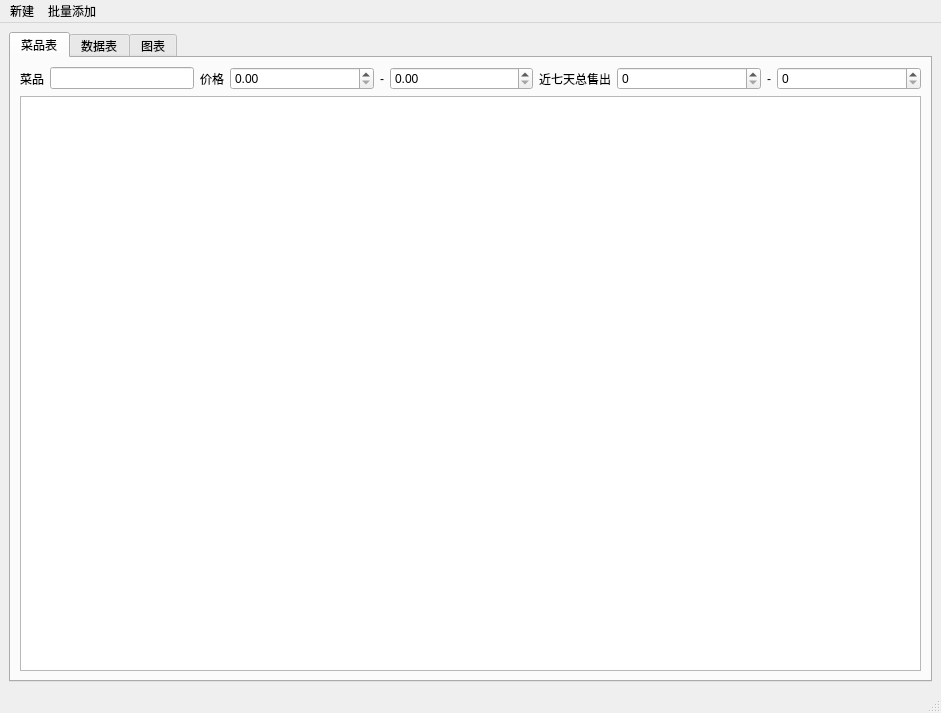
<?xml version="1.0" encoding="UTF-8"?>
<ui version="4.0">
 <class>MainWindow</class>
 <widget class="QMainWindow" name="MainWindow">
  <property name="geometry">
   <rect>
    <x>0</x>
    <y>0</y>
    <width>941</width>
    <height>713</height>
   </rect>
  </property>
  <property name="windowTitle">
   <string>流水管理系统</string>
  </property>
  <widget class="QWidget" name="centralwidget">
   <layout class="QGridLayout" name="gridLayout">
    <item row="2" column="0">
     <widget class="QTabWidget" name="tabWidget">
      <property name="currentIndex">
       <number>0</number>
      </property>
      <widget class="QWidget" name="dish_table_tab">
       <attribute name="title">
        <string>菜品表</string>
       </attribute>
       <layout class="QGridLayout" name="gridLayout_2">
        <item row="1" column="0">
         <widget class="QTableView" name="dish_tableView">
          <property name="focusPolicy">
           <enum>Qt::NoFocus</enum>
          </property>
          <property name="locale">
           <locale language="Chinese" country="China"/>
          </property>
          <property name="sizeAdjustPolicy">
           <enum>QAbstractScrollArea::AdjustToContents</enum>
          </property>
          <property name="editTriggers">
           <set>QAbstractItemView::NoEditTriggers</set>
          </property>
          <property name="selectionBehavior">
           <enum>QAbstractItemView::SelectRows</enum>
          </property>
          <property name="sortingEnabled">
           <bool>true</bool>
          </property>
          <attribute name="horizontalHeaderStretchLastSection">
           <bool>true</bool>
          </attribute>
          <attribute name="verticalHeaderDefaultSectionSize">
           <number>50</number>
          </attribute>
         </widget>
        </item>
        <item row="0" column="0">
         <layout class="QHBoxLayout" name="horizontalLayout">
          <item>
           <widget class="QLabel" name="label">
            <property name="text">
             <string>菜品</string>
            </property>
            <property name="alignment">
             <set>Qt::AlignCenter</set>
            </property>
           </widget>
          </item>
          <item>
           <widget class="QLineEdit" name="dish_lineEdit">
            <property name="sizePolicy">
             <sizepolicy hsizetype="Expanding" vsizetype="Fixed">
              <horstretch>0</horstretch>
              <verstretch>0</verstretch>
             </sizepolicy>
            </property>
            <property name="locale">
             <locale language="Chinese" country="China"/>
            </property>
           </widget>
          </item>
          <item>
           <widget class="QLabel" name="label_2">
            <property name="text">
             <string>价格</string>
            </property>
            <property name="alignment">
             <set>Qt::AlignCenter</set>
            </property>
            <property name="wordWrap">
             <bool>true</bool>
            </property>
           </widget>
          </item>
          <item>
           <widget class="QDoubleSpinBox" name="lower_price_doubleSpinBox">
            <property name="sizePolicy">
             <sizepolicy hsizetype="Expanding" vsizetype="Fixed">
              <horstretch>0</horstretch>
              <verstretch>0</verstretch>
             </sizepolicy>
            </property>
            <property name="maximum">
             <double>9999.000000000000000</double>
            </property>
           </widget>
          </item>
          <item>
           <widget class="QLabel" name="label_3">
            <property name="layoutDirection">
             <enum>Qt::LeftToRight</enum>
            </property>
            <property name="text">
             <string>-</string>
            </property>
            <property name="alignment">
             <set>Qt::AlignCenter</set>
            </property>
            <property name="wordWrap">
             <bool>true</bool>
            </property>
           </widget>
          </item>
          <item>
           <widget class="QDoubleSpinBox" name="higher_price_doubleSpinBox">
            <property name="sizePolicy">
             <sizepolicy hsizetype="Expanding" vsizetype="Fixed">
              <horstretch>0</horstretch>
              <verstretch>0</verstretch>
             </sizepolicy>
            </property>
            <property name="maximum">
             <double>9999.000000000000000</double>
            </property>
           </widget>
          </item>
          <item>
           <widget class="QLabel" name="label_4">
            <property name="text">
             <string>近七天总售出</string>
            </property>
            <property name="alignment">
             <set>Qt::AlignCenter</set>
            </property>
           </widget>
          </item>
          <item>
           <widget class="QSpinBox" name="lower_week_sell_spinBox">
            <property name="sizePolicy">
             <sizepolicy hsizetype="Expanding" vsizetype="Fixed">
              <horstretch>0</horstretch>
              <verstretch>0</verstretch>
             </sizepolicy>
            </property>
            <property name="maximum">
             <number>999999</number>
            </property>
           </widget>
          </item>
          <item>
           <widget class="QLabel" name="label_5">
            <property name="text">
             <string>-</string>
            </property>
            <property name="alignment">
             <set>Qt::AlignCenter</set>
            </property>
            <property name="wordWrap">
             <bool>true</bool>
            </property>
           </widget>
          </item>
          <item>
           <widget class="QSpinBox" name="higher_week_sell_spinBox">
            <property name="sizePolicy">
             <sizepolicy hsizetype="Expanding" vsizetype="Minimum">
              <horstretch>0</horstretch>
              <verstretch>0</verstretch>
             </sizepolicy>
            </property>
            <property name="maximum">
             <number>999999</number>
            </property>
           </widget>
          </item>
         </layout>
        </item>
       </layout>
      </widget>
      <widget class="QWidget" name="dish_data_tab">
       <attribute name="title">
        <string>数据表</string>
       </attribute>
       <layout class="QGridLayout" name="gridLayout_3">
        <item row="0" column="0">
         <layout class="QHBoxLayout" name="horizontalLayout_2">
          <item>
           <widget class="QLabel" name="label_7">
            <property name="text">
             <string>开始日期</string>
            </property>
           </widget>
          </item>
          <item>
           <widget class="QDateEdit" name="lower_data_dateEdit">
            <property name="sizePolicy">
             <sizepolicy hsizetype="Expanding" vsizetype="Fixed">
              <horstretch>0</horstretch>
              <verstretch>0</verstretch>
             </sizepolicy>
            </property>
           </widget>
          </item>
          <item>
           <widget class="QLabel" name="label_8">
            <property name="text">
             <string>结束日期</string>
            </property>
           </widget>
          </item>
          <item>
           <widget class="QDateEdit" name="higher_data_dateEdit">
            <property name="sizePolicy">
             <sizepolicy hsizetype="Expanding" vsizetype="Fixed">
              <horstretch>0</horstretch>
              <verstretch>0</verstretch>
             </sizepolicy>
            </property>
           </widget>
          </item>
          <item>
           <widget class="QLabel" name="label_6">
            <property name="text">
             <string>菜品</string>
            </property>
           </widget>
          </item>
          <item>
           <widget class="QLineEdit" name="data_lineEdit"/>
          </item>
          <item>
           <widget class="QLabel" name="label_11">
            <property name="text">
             <string>价格</string>
            </property>
           </widget>
          </item>
          <item>
           <widget class="QDoubleSpinBox" name="lower_data_doubleSpinBox">
            <property name="sizePolicy">
             <sizepolicy hsizetype="Expanding" vsizetype="Fixed">
              <horstretch>0</horstretch>
              <verstretch>0</verstretch>
             </sizepolicy>
            </property>
            <property name="maximum">
             <double>9999.000000000000000</double>
            </property>
           </widget>
          </item>
          <item>
           <widget class="QLabel" name="label_12">
            <property name="text">
             <string>-</string>
            </property>
           </widget>
          </item>
          <item>
           <widget class="QDoubleSpinBox" name="higher_data_doubleSpinBox">
            <property name="sizePolicy">
             <sizepolicy hsizetype="Expanding" vsizetype="Fixed">
              <horstretch>0</horstretch>
              <verstretch>0</verstretch>
             </sizepolicy>
            </property>
            <property name="maximum">
             <double>9999.000000000000000</double>
            </property>
           </widget>
          </item>
          <item>
           <widget class="QLabel" name="label_9">
            <property name="text">
             <string>售出数量</string>
            </property>
           </widget>
          </item>
          <item>
           <widget class="QSpinBox" name="lower_data_spinBox">
            <property name="sizePolicy">
             <sizepolicy hsizetype="Expanding" vsizetype="Fixed">
              <horstretch>0</horstretch>
              <verstretch>0</verstretch>
             </sizepolicy>
            </property>
            <property name="maximum">
             <number>9999</number>
            </property>
           </widget>
          </item>
          <item>
           <widget class="QLabel" name="label_10">
            <property name="text">
             <string>-</string>
            </property>
           </widget>
          </item>
          <item>
           <widget class="QSpinBox" name="higher_data_spinBox">
            <property name="sizePolicy">
             <sizepolicy hsizetype="Expanding" vsizetype="Fixed">
              <horstretch>0</horstretch>
              <verstretch>0</verstretch>
             </sizepolicy>
            </property>
            <property name="maximum">
             <number>9999</number>
            </property>
           </widget>
          </item>
          <item>
           <widget class="QCheckBox" name="data_all_check_checkBox">
            <property name="layoutDirection">
             <enum>Qt::RightToLeft</enum>
            </property>
            <property name="text">
             <string>全选</string>
            </property>
           </widget>
          </item>
         </layout>
        </item>
        <item row="1" column="0">
         <widget class="QTableView" name="data_tableView">
          <property name="focusPolicy">
           <enum>Qt::NoFocus</enum>
          </property>
          <property name="editTriggers">
           <set>QAbstractItemView::NoEditTriggers</set>
          </property>
          <property name="selectionBehavior">
           <enum>QAbstractItemView::SelectRows</enum>
          </property>
          <property name="sortingEnabled">
           <bool>true</bool>
          </property>
          <attribute name="verticalHeaderDefaultSectionSize">
           <number>50</number>
          </attribute>
         </widget>
        </item>
       </layout>
      </widget>
      <widget class="QWidget" name="graph_tab">
       <attribute name="title">
        <string>图表</string>
       </attribute>
       <layout class="QGridLayout" name="gridLayout_4">
        <item row="0" column="0">
         <layout class="QGridLayout" name="gridLayout_5"/>
        </item>
       </layout>
      </widget>
     </widget>
    </item>
   </layout>
  </widget>
  <widget class="QMenuBar" name="menubar">
   <property name="geometry">
    <rect>
     <x>0</x>
     <y>0</y>
     <width>941</width>
     <height>21</height>
    </rect>
   </property>
   <widget class="QMenu" name="menu">
    <property name="title">
     <string>新建</string>
    </property>
    <addaction name="action_new_dish"/>
   </widget>
   <widget class="QMenu" name="menu_2">
    <property name="title">
     <string>批量添加</string>
    </property>
    <addaction name="action_new_dish_multi"/>
    <addaction name="action_new_data_multi"/>
   </widget>
   <addaction name="menu"/>
   <addaction name="menu_2"/>
  </widget>
  <widget class="QStatusBar" name="statusbar"/>
  <action name="action_new_dish">
   <property name="text">
    <string>添加菜品</string>
   </property>
  </action>
  <action name="action_new_data">
   <property name="text">
    <string>添加数据</string>
   </property>
  </action>
  <action name="action_new_dish_multi">
   <property name="text">
    <string>菜品</string>
   </property>
  </action>
  <action name="action_new_data_multi">
   <property name="text">
    <string>数据</string>
   </property>
  </action>
 </widget>
 <resources/>
 <connections/>
</ui>
